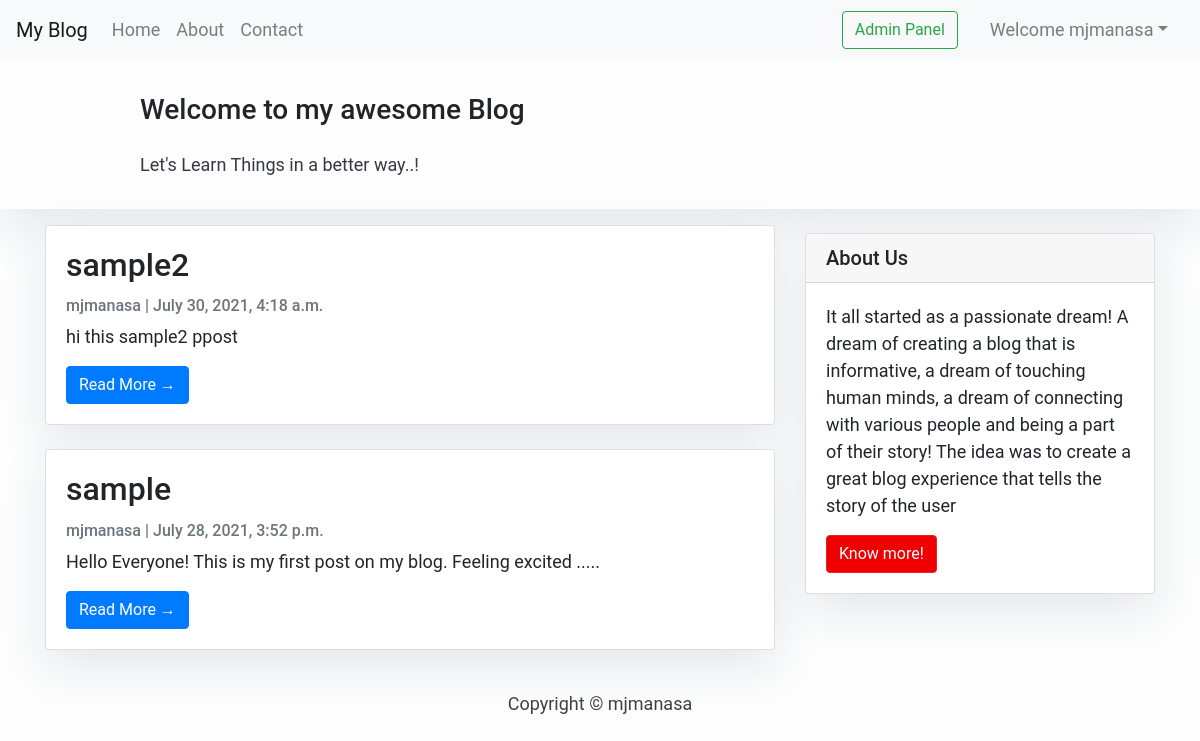
The app's page / (signed in) with its own data.
### blog/models.py (models this page shows, shortened)
class Post(models.Model):
    title = models.CharField(max_length=200, unique=True)
    slug = models.SlugField(max_length=200, unique=True)
    author = models.ForeignKey(User, on_delete= models.CASCADE,related_name='blog_posts')
    updated_on = models.DateTimeField(auto_now= True)
    content = models.TextField()
    created_on = models.DateTimeField(auto_now_add=True)
    status = models.IntegerField(choices=STATUS, default=0)
    likes = models.ManyToManyField(
        User, related_name='like', default=None, blank=True)
    like_count = models.BigIntegerField(default='0')
    thumbsup = models.IntegerField(default='0')
    thumbsdown = models.IntegerField(default='0')
    thumbs = models.ManyToManyField(User, related_name='thumbs', default=None, blank=True)
    class Meta:
        ordering = ['-created_on']

### blog/views.py (the view)
# urls.py: path('', views.PostList.as_view(), name='home'),
class PostList(generic.ListView):
    queryset = Post.objects.filter(status=1).order_by('-created_on')
    template_name = 'index.html'

### templates/index.html (shortened to what this page needs)
{% extends "base.html" %}
{% block body %}
<header class="masthead">
    <div class="container">
        <div class="row">
            <div class=" col-md-8 col-md-10 mx-auto">
                <div class="site-heading">
                    <h3 class=" site-heading my-4 mt-3 text-Black"> Welcome to my awesome Blog </h3>
                    <p class="text-dark">Let's Learn Things in a better way..! &nbsp
                    </p>
                </div>
            </div>
        </div>
    </div>
</header>
<div class="container">
    <div class="row">
        <div class="col-md-8 mt-3 left">
            {% if user.is_authenticated %}
            {% for post in post_list %}
            <div class="card mb-4">
                <div class="card-body">
                    <h2 class="card-title">{{ post.title }}</h2>
                    <p class="card-text text-muted h6">{{ post.author }} | {{ post.created_on}} </p>
                    <p class="card-text">{{post.content|slice:":200" }}</p>
                    <a href="{% url 'post_detail' post.slug  %}" class="btn btn-primary">Read More &rarr;</a>
                </div>
            </div>
            {% endfor %}
            {% endif %}
        </div>
        {% block sidebar %} {% include 'sidebar.html' %} {% endblock sidebar %}
    </div>
</div>
{%endblock%}

### templates/base.html (shortened to what this page needs)
<!doctype html>
<html lang="en">
<head>
    <link rel="stylesheet" href="https://stackpath.bootstrapcdn.com/bootstrap/4.5.2/css/bootstrap.min.css"
>
</head>
<body>
    <nav class="navbar navbar-expand-lg navbar-light bg-light">
        <a class="navbar-brand" href="/">My Blog</a>
        <div class="collapse navbar-collapse" id="navbarSupportedContent">
            <ul class="navbar-nav mr-auto">
                <li class="nav-item {% block homeactive %}  {% endblock homeactive %}">
                    <a class="nav-link" href="/">Home <span class="sr-only">(current)</span></a>
                </li>
                <li class="nav-item {% block aboutactive %}  {% endblock aboutactive %}">
                    <a class="nav-link" href="/about">About</a>
                </li>
                <li class="nav-item {% block contactactive %}  {% endblock contactactive %} ">
                    <a class="nav-link" href="/contact">Contact</a>
                </li>
            </ul>
            <form method="get" action="/search" class="form-inline my-2 my-lg-0 mx-3">
                <a href="/admin" role="button" target="_blank" class="btn btn-outline-success m-2 my-sm-0"> Admin Panel
                </a>
            </form>
            {% if user.is_authenticated %}
            <ul class="navbar-nav mr-2">
                <li class="nav-item dropdown">
                    <a class="nav-link dropdown-toggle" href='#' id="navbarDropdown" role="button"
                        data-toggle="dropdown"> Welcome {{request.user}}</a>
                </li>
            </ul>
        </div>
        {% endif %}
    </nav>
    {% block body %} {% endblock body %}
    <footer class="py-3 bg-grey">
        <p class="m-0 text-dark text-center ">Copyright &copy; mjmanasa</p>
    </footer>
</body>
</html>

### templates/sidebar.html (shortened to what this page needs)
{% block sidebar %}
<div class="col-md-4 float-right ">
    <div class="card my-4">
        <h5 class="card-header">About Us</h5>
        <div class="card-body">
            <p class="card-text">  It all started as a passionate dream! A dream of creating a
                blog that is informative, a dream of touching human minds, a dream of connecting with various people and
                being a part of their story! The idea was to create a great blog experience that tells the story of the
                user </p>
            <a href="/about" class="btn btn-danger">Know more!</a>
        </div>
    </div>
</div>
{% endblock sidebar %}

### templates/base.html (style rules this page uses)
body { font-family: "Roboto", sans-serif; font-size: 17px; background-color: #fdfdfd; }
.btn-danger { color: #fff; background-color: #f00000; border-color: #dc281e; }
.masthead { height: auto; padding-bottom: 15px; box-shadow: 0 16px 48px #E3E7EB; padding-top: 10px; }

### templates/index.html (style rules this page uses)
body { font-family: "Roboto", sans-serif; font-size: 18px; background-color: #fdfdfd; }
.card { box-shadow: 0 16px 48px #E3E7EB; }

### templates/sidebar.html (style rules this page uses)
.card { box-shadow: 0 16px 48px #E3E7EB; }

### records on screen
Post: title "sample2", author "mjmanasa", created_on "July 30, 2021, 4:18 a.m.", content "hi this sample2 ppost"
Post: title "sample", author "mjmanasa", created_on "July 28, 2021, 3:52 p.m.", content "Hello Everyone! This is my first post on my blog. Feeling excited ....."

### other values on screen
{{ request.user }} "mjmanasa"
